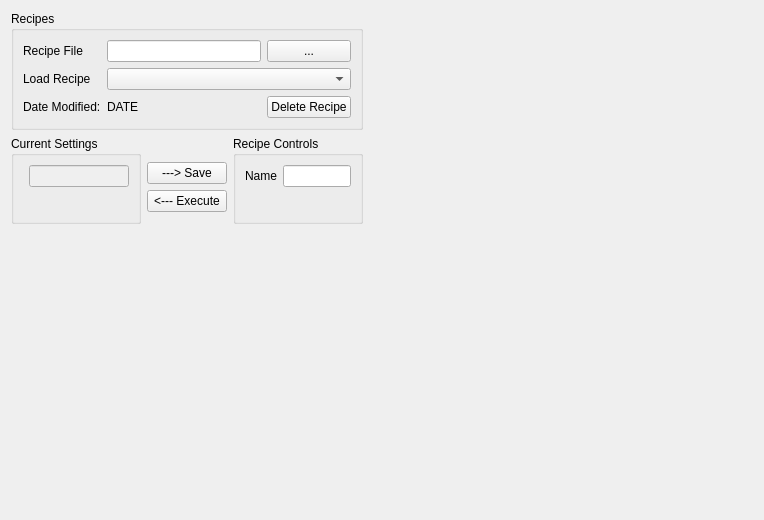
<?xml version="1.0" encoding="UTF-8"?>
<ui version="4.0">
 <class>Form</class>
 <widget class="QWidget" name="Form">
  <property name="geometry">
   <rect>
    <x>0</x>
    <y>0</y>
    <width>764</width>
    <height>520</height>
   </rect>
  </property>
  <property name="windowTitle">
   <string>Form</string>
  </property>
  <layout class="QGridLayout" name="gridLayout_3" columnstretch="1,0,1,3">
   <item row="2" column="1">
    <widget class="QPushButton" name="save_recipe_pushButton">
     <property name="text">
      <string>---&gt; Save</string>
     </property>
    </widget>
   </item>
   <item row="3" column="1">
    <widget class="QPushButton" name="execute_pushButton">
     <property name="text">
      <string>&lt;--- Execute</string>
     </property>
    </widget>
   </item>
   <item row="1" column="2" rowspan="5">
    <widget class="QGroupBox" name="recipe_settings_groupBox">
     <property name="title">
      <string>Recipe Controls</string>
     </property>
     <layout class="QFormLayout" name="formLayout_2">
      <item row="0" column="0">
       <widget class="QLabel" name="label_2">
        <property name="text">
         <string>Name</string>
        </property>
       </widget>
      </item>
      <item row="0" column="1">
       <widget class="QLineEdit" name="new_recipe_name_lineEdit"/>
      </item>
     </layout>
    </widget>
   </item>
   <item row="1" column="3">
    <spacer name="horizontalSpacer">
     <property name="orientation">
      <enum>Qt::Horizontal</enum>
     </property>
     <property name="sizeHint" stdset="0">
      <size>
       <width>40</width>
       <height>20</height>
      </size>
     </property>
    </spacer>
   </item>
   <item row="1" column="0" rowspan="5">
    <widget class="QGroupBox" name="current_settings_groupBox">
     <property name="title">
      <string>Current Settings</string>
     </property>
     <layout class="QFormLayout" name="formLayout">
      <item row="0" column="1">
       <widget class="QLineEdit" name="lineEdit">
        <property name="enabled">
         <bool>false</bool>
        </property>
       </widget>
      </item>
     </layout>
    </widget>
   </item>
   <item row="0" column="0" colspan="3">
    <widget class="QGroupBox" name="recipe_groupBox">
     <property name="title">
      <string>Recipes</string>
     </property>
     <layout class="QGridLayout" name="gridLayout">
      <item row="2" column="0">
       <widget class="QLabel" name="label_23">
        <property name="text">
         <string>Date Modified:</string>
        </property>
       </widget>
      </item>
      <item row="2" column="3">
       <widget class="QPushButton" name="delete_recipe_pushButton">
        <property name="text">
         <string>Delete Recipe</string>
        </property>
       </widget>
      </item>
      <item row="1" column="0">
       <widget class="QLabel" name="label_27">
        <property name="text">
         <string>Load Recipe</string>
        </property>
       </widget>
      </item>
      <item row="2" column="1">
       <widget class="QLabel" name="recipe_date_modified_label">
        <property name="text">
         <string>DATE</string>
        </property>
       </widget>
      </item>
      <item row="1" column="1" colspan="3">
       <widget class="QComboBox" name="recipe_name_comboBox">
        <property name="maxVisibleItems">
         <number>50</number>
        </property>
       </widget>
      </item>
      <item row="0" column="0">
       <widget class="QLabel" name="label">
        <property name="text">
         <string>Recipe File</string>
        </property>
       </widget>
      </item>
      <item row="0" column="1" colspan="2">
       <widget class="QLineEdit" name="recipes_filename_lineEdit"/>
      </item>
      <item row="0" column="3">
       <widget class="QPushButton" name="recipes_filename_browse_pushButton">
        <property name="text">
         <string>...</string>
        </property>
       </widget>
      </item>
     </layout>
    </widget>
   </item>
   <item row="6" column="0">
    <spacer name="verticalSpacer">
     <property name="orientation">
      <enum>Qt::Vertical</enum>
     </property>
     <property name="sizeHint" stdset="0">
      <size>
       <width>20</width>
       <height>40</height>
      </size>
     </property>
    </spacer>
   </item>
  </layout>
 </widget>
 <resources/>
 <connections/>
</ui>
